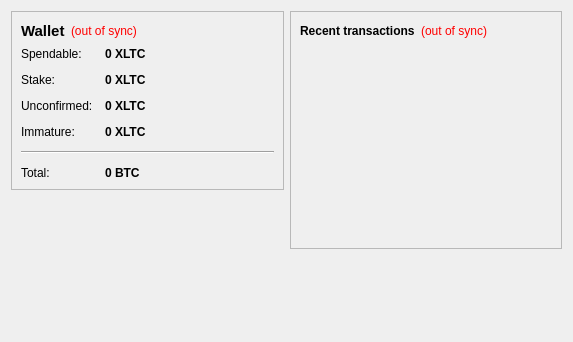
<?xml version="1.0" encoding="UTF-8"?>
<ui version="4.0">
 <class>OverviewPage</class>
 <widget class="QWidget" name="OverviewPage">
  <property name="geometry">
   <rect>
    <x>0</x>
    <y>0</y>
    <width>573</width>
    <height>342</height>
   </rect>
  </property>
  <property name="windowTitle">
   <string>Form</string>
  </property>
  <layout class="QHBoxLayout" name="horizontalLayout" stretch="1,1">
   <item>
    <layout class="QVBoxLayout" name="verticalLayout_2">
     <item>
      <widget class="QFrame" name="frame">
       <property name="frameShape">
        <enum>QFrame::StyledPanel</enum>
       </property>
       <property name="frameShadow">
        <enum>QFrame::Raised</enum>
       </property>
       <layout class="QVBoxLayout" name="verticalLayout_4">
        <item>
         <layout class="QHBoxLayout" name="horizontalLayout_4">
          <item>
           <widget class="QLabel" name="label_5">
            <property name="font">
             <font>
              <pointsize>11</pointsize>
              <weight>75</weight>
              <bold>true</bold>
             </font>
            </property>
            <property name="text">
             <string>Wallet</string>
            </property>
           </widget>
          </item>
          <item>
           <widget class="QLabel" name="labelWalletStatus">
            <property name="toolTip">
             <string>The displayed information may be out of date. Your wallet automatically synchronizes with the LitePlus network after a connection is established, but this process has not completed yet.</string>
            </property>
            <property name="styleSheet">
             <string notr="true">QLabel { color: red; }</string>
            </property>
            <property name="text">
             <string notr="true">(out of sync)</string>
            </property>
            <property name="alignment">
             <set>Qt::AlignLeading|Qt::AlignLeft|Qt::AlignVCenter</set>
            </property>
           </widget>
          </item>
          <item>
           <spacer name="horizontalSpacer_2">
            <property name="orientation">
             <enum>Qt::Horizontal</enum>
            </property>
            <property name="sizeHint" stdset="0">
             <size>
              <width>40</width>
              <height>20</height>
             </size>
            </property>
           </spacer>
          </item>
         </layout>
        </item>
        <item>
         <layout class="QFormLayout" name="formLayout_2">
          <property name="fieldGrowthPolicy">
           <enum>QFormLayout::AllNonFixedFieldsGrow</enum>
          </property>
          <property name="horizontalSpacing">
           <number>12</number>
          </property>
          <property name="verticalSpacing">
           <number>12</number>
          </property>
          <item row="0" column="0">
           <widget class="QLabel" name="label">
            <property name="text">
             <string>Spendable:</string>
            </property>
           </widget>
          </item>
          <item row="0" column="1">
           <widget class="QLabel" name="labelBalance">
            <property name="font">
             <font>
              <weight>75</weight>
              <bold>true</bold>
             </font>
            </property>
            <property name="cursor">
             <cursorShape>IBeamCursor</cursorShape>
            </property>
            <property name="toolTip">
             <string>Your current spendable balance</string>
            </property>
            <property name="text">
             <string notr="true">0 XLTC</string>
            </property>
            <property name="textInteractionFlags">
             <set>Qt::LinksAccessibleByMouse|Qt::TextSelectableByKeyboard|Qt::TextSelectableByMouse</set>
            </property>
           </widget>
          </item>
          <item row="1" column="0">
           <widget class="QLabel" name="label_6">
            <property name="text">
             <string>Stake:</string>
            </property>
           </widget>
          </item>
          <item row="1" column="1">
           <widget class="QLabel" name="labelStake">
            <property name="font">
             <font>
              <weight>75</weight>
              <bold>true</bold>
             </font>
            </property>
            <property name="cursor">
             <cursorShape>IBeamCursor</cursorShape>
            </property>
            <property name="toolTip">
             <string>Total of coins that was staked, and do not yet count toward the current balance</string>
            </property>
            <property name="text">
             <string notr="true">0 XLTC</string>
            </property>
            <property name="textInteractionFlags">
             <set>Qt::LinksAccessibleByMouse|Qt::TextSelectableByKeyboard|Qt::TextSelectableByMouse</set>
            </property>
           </widget>
          </item>
          <item row="2" column="0">
           <widget class="QLabel" name="label_3">
            <property name="text">
             <string>Unconfirmed:</string>
            </property>
           </widget>
          </item>
          <item row="2" column="1">
           <widget class="QLabel" name="labelUnconfirmed">
            <property name="font">
             <font>
              <weight>75</weight>
              <bold>true</bold>
             </font>
            </property>
            <property name="cursor">
             <cursorShape>IBeamCursor</cursorShape>
            </property>
            <property name="toolTip">
             <string>Total of transactions that have yet to be confirmed, and do not yet count toward the current balance</string>
            </property>
            <property name="text">
             <string notr="true">0 XLTC</string>
            </property>
            <property name="textInteractionFlags">
             <set>Qt::LinksAccessibleByMouse|Qt::TextSelectableByKeyboard|Qt::TextSelectableByMouse</set>
            </property>
           </widget>
          </item>
          <item row="3" column="0">
           <widget class="QLabel" name="labelImmatureText">
            <property name="text">
             <string>Immature:</string>
            </property>
           </widget>
          </item>
          <item row="3" column="1">
           <widget class="QLabel" name="labelImmature">
            <property name="font">
             <font>
              <weight>75</weight>
              <bold>true</bold>
             </font>
            </property>
            <property name="toolTip">
             <string>Mined balance that has not yet matured</string>
            </property>
            <property name="text">
             <string notr="true">0 XLTC</string>
            </property>
            <property name="textInteractionFlags">
             <set>Qt::LinksAccessibleByMouse|Qt::TextSelectableByKeyboard|Qt::TextSelectableByMouse</set>
            </property>
           </widget>
          </item>
          <item row="4" column="0" colspan="2">
           <widget class="Line" name="line">
            <property name="orientation">
             <enum>Qt::Horizontal</enum>
            </property>
           </widget>
          </item>
          <item row="5" column="0">
           <widget class="QLabel" name="labelTotalText">
            <property name="text">
             <string>Total:</string>
            </property>
           </widget>
          </item>
          <item row="5" column="1">
           <widget class="QLabel" name="labelTotal">
            <property name="font">
             <font>
              <weight>75</weight>
              <bold>true</bold>
             </font>
            </property>
            <property name="cursor">
             <cursorShape>IBeamCursor</cursorShape>
            </property>
            <property name="toolTip">
             <string>Your current total balance</string>
            </property>
            <property name="text">
             <string notr="true">0 BTC</string>
            </property>
            <property name="textInteractionFlags">
             <set>Qt::LinksAccessibleByMouse|Qt::TextSelectableByKeyboard|Qt::TextSelectableByMouse</set>
            </property>
           </widget>
          </item>
         </layout>
        </item>
       </layout>
      </widget>
     </item>
     <item>
      <spacer name="verticalSpacer">
       <property name="orientation">
        <enum>Qt::Vertical</enum>
       </property>
       <property name="sizeHint" stdset="0">
        <size>
         <width>20</width>
         <height>40</height>
        </size>
       </property>
      </spacer>
     </item>
    </layout>
   </item>
   <item>
    <layout class="QVBoxLayout" name="verticalLayout_3">
     <item>
      <widget class="QFrame" name="frame_2">
       <property name="frameShape">
        <enum>QFrame::StyledPanel</enum>
       </property>
       <property name="frameShadow">
        <enum>QFrame::Raised</enum>
       </property>
       <layout class="QVBoxLayout" name="verticalLayout">
        <item>
         <layout class="QHBoxLayout" name="horizontalLayout_2">
          <item>
           <widget class="QLabel" name="label_4">
            <property name="text">
             <string>&lt;b&gt;Recent transactions&lt;/b&gt;</string>
            </property>
           </widget>
          </item>
          <item>
           <widget class="QLabel" name="labelTransactionsStatus">
            <property name="toolTip">
             <string>The displayed information may be out of date. Your wallet automatically synchronizes with the LitePlus network after a connection is established, but this process has not completed yet.</string>
            </property>
            <property name="styleSheet">
             <string notr="true">QLabel { color: red; }</string>
            </property>
            <property name="text">
             <string notr="true">(out of sync)</string>
            </property>
            <property name="alignment">
             <set>Qt::AlignRight|Qt::AlignTrailing|Qt::AlignVCenter</set>
            </property>
           </widget>
          </item>
          <item>
           <spacer name="horizontalSpacer">
            <property name="orientation">
             <enum>Qt::Horizontal</enum>
            </property>
            <property name="sizeHint" stdset="0">
             <size>
              <width>40</width>
              <height>20</height>
             </size>
            </property>
           </spacer>
          </item>
         </layout>
        </item>
        <item>
         <widget class="QListView" name="listTransactions">
          <property name="styleSheet">
           <string notr="true">QListView { background: transparent; }</string>
          </property>
          <property name="frameShape">
           <enum>QFrame::NoFrame</enum>
          </property>
          <property name="verticalScrollBarPolicy">
           <enum>Qt::ScrollBarAlwaysOff</enum>
          </property>
          <property name="horizontalScrollBarPolicy">
           <enum>Qt::ScrollBarAlwaysOff</enum>
          </property>
          <property name="selectionMode">
           <enum>QAbstractItemView::NoSelection</enum>
          </property>
         </widget>
        </item>
       </layout>
      </widget>
     </item>
     <item>
      <spacer name="verticalSpacer_2">
       <property name="orientation">
        <enum>Qt::Vertical</enum>
       </property>
       <property name="sizeHint" stdset="0">
        <size>
         <width>20</width>
         <height>40</height>
        </size>
       </property>
      </spacer>
     </item>
    </layout>
   </item>
  </layout>
 </widget>
 <resources/>
 <connections/>
</ui>
